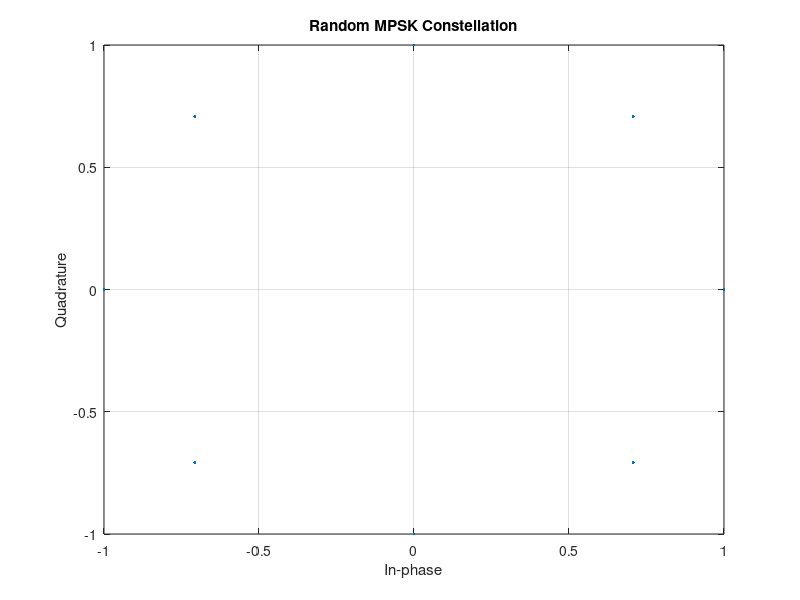

Write MATLAB code to recreate this figure. (Note: this script raises an error after producing the figure.)
% Root Cosine Pulse Shaping
close all; clear; clc;

L = 10;          % Samples per symbol
M = 8;           % M-PSK
span = 8;        % Filter span
rolloff = 0.5;     % Alpha
numSymbols = 1000;

% Generate M-PSK symbols
bits = randi([0 1], log2(M)*numSymbols, 1);
bitGroups = reshape(bits, log2(M), []).';
symbolMap = exp(1j * 2 * pi * (0:M-1) / M);
indices = bi2de(bitGroups, 'left-msb') + 1;
MpskSymbols = symbolMap(indices);

figure(1);
scatterplot(MpskSymbols);
title('Random MPSK Constellation');
grid on;
hold off;

% RC pulse shaping filter
h = rcosdesign(rolloff, span, L, "sqrt");

[H, w] = freqz(h, 1, 4096);
H_dB = 20*log10(abs(H));

figure(2);
stem(h);
title('RRC Impulse Response');
grid on;

figure(3);
plot(w, H_dB);
title('RRC Frequency Response');
xlabel('Normalized Frequency');
ylabel('Magnitude (dB)');
grid on;

% Interpolation
upsampled = upfirdn(MpskSymbols, 1, L);

% Pulse shaping
PS_output = filter(h, 1, upsampled);

% Plot shaped waveform
figure(4);
plot(PS_output);
title("Pulse-Shaped Output Waveform");
grid on;

% Eye diagram
figure(5);
eyediagram(PS_output, L);
title('Eye Diagram (after Pulse Shaping)');